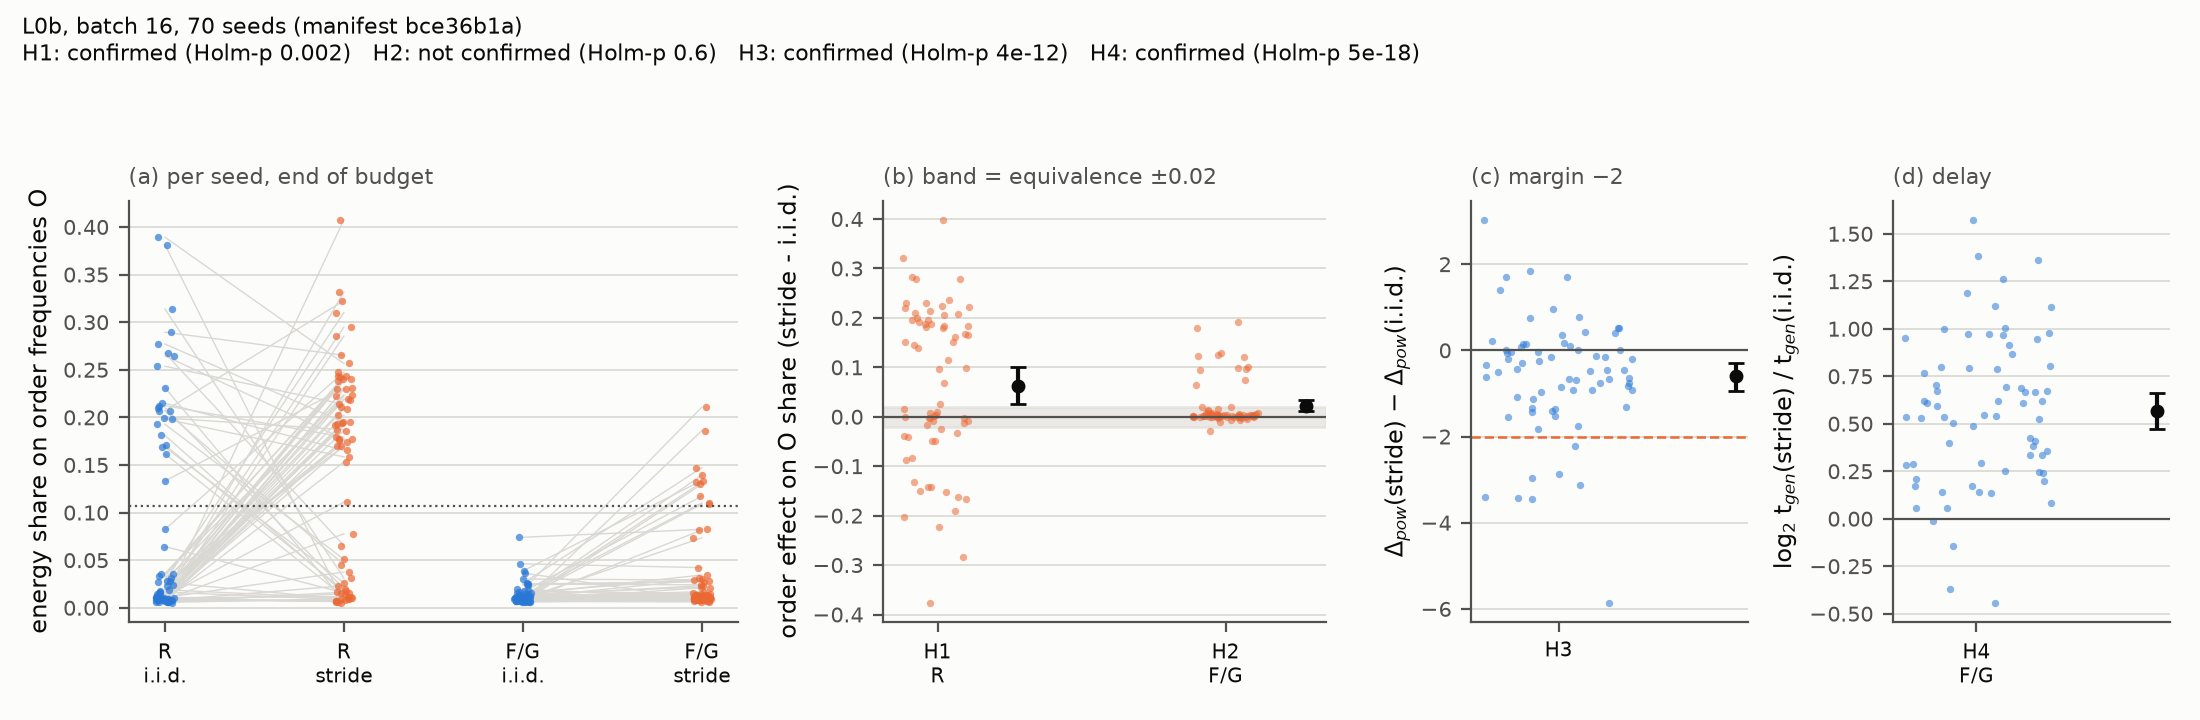

Here is the Python script that generated this plot:
"""Figure 17 (draft; paper Section 6 and appendix J): L0b confirmation - set composition against a fixed data order in the
long-epoch regime (add 113, AdamW, batch 16, weight decay 0.1, 30 000 steps; 70 fresh seeds, frozen manifest bce36b1a).
(a) energy share on the stride-order frequencies O = {11, 12, 22, 23, 34, 45} per seed, i.i.d. vs stride order, for the random
split R and the engineered splits (F/G mean); chance 6/56. (b) paired order effects x_H1 (R) and x_H2 (F/G) with the registered
equivalence band +-0.02 for H2. (c) x_H3 = steering Delta_pow(stride) - Delta_pow(iid) with the non-inferiority margin -2.
(d) x_H4 = mean over F/G of log2 t_gen(stride) / t_gen(iid) (runs that never generalise censored at the budget).
Means and 95 % CIs are taken from the frozen analysis (lab/confirm/L0b_summary.json, bootstrap rng 21); verdicts are the
registered Holm-family verdicts. Written in session 65 (2026-10-01, ~00:55 Berlin) BEFORE any L0b result was looked at.
  python lab/paper/figures/fig17_l0b_set_vs_order.py            # real data -> fig17_l0b_set_vs_order.png/.svg
  python lab/paper/figures/fig17_l0b_set_vs_order.py --demo     # synthetic numbers, writes only to a temp dir (code check)
"""
from __future__ import annotations

import json
import sys
import tempfile
from pathlib import Path

import matplotlib

matplotlib.use("Agg")
import matplotlib.pyplot as plt  # noqa: E402
import numpy as np  # noqa: E402

HERE = Path(__file__).resolve().parent
LAB = HERE.parents[1]
C1, C2, INK, MUTED, SURFACE, GRID = "#2a78d6", "#eb6834", "#0b0b0b", "#52514e", "#fcfcfb", "#d9d8d3"
CHANCE_O = 6 / 56
DELTA, H3_MARGIN = 0.02, 2.0          # as registered in lab/tools/confirm_l0b.py
VERDICT_EN = {"bestätigt": "confirmed", "nicht bestätigt": "not confirmed"}


def style(a: plt.Axes) -> None:
    a.set_facecolor(SURFACE)
    a.grid(axis="y", color=GRID, linewidth=0.6)
    a.set_axisbelow(True)
    for side in ("top", "right"):
        a.spines[side].set_visible(False)
    for side in ("left", "bottom"):
        a.spines[side].set_color(MUTED)
    a.tick_params(colors=MUTED, labelsize=7.5)


def demo_summary() -> dict:
    rng = np.random.default_rng(0)
    rows = []
    for s in range(70):
        o_r, o_fg = CHANCE_O + rng.normal(0, 0.01), 0.05 + rng.normal(0, 0.01)
        r = {"seed": 3730 + s, "technical": False, "o_R_iid16w": o_r, "o_R_stride16w": o_r + 0.03 + rng.normal(0, 0.02),
             "o_FG_iid16w": o_fg, "o_FG_stride16w": o_fg + rng.normal(0, 0.01)}
        r.update({"x_H1": r["o_R_stride16w"] - o_r, "x_H2": r["o_FG_stride16w"] - o_fg,
                  "x_H3": rng.normal(-0.3, 1.0), "x_H4": rng.normal(0.4, 0.5)})
        rows.append(r)
    hyp: dict = {"n": 70}
    for h in ("H1", "H2", "H3", "H4"):
        x = np.array([r[f"x_{h}"] for r in rows])
        m = rng.choice(x, (4000, len(x)), replace=True).mean(1)
        hyp[h] = {"mean": float(x.mean()), "ci95": [float(np.quantile(m, 0.025)), float(np.quantile(m, 0.975))],
                  "p_holm": 0.01, "verdict": "bestätigt"}
    return {"manifest_commit": "DEMO", "hypotheses": hyp, "rows": rows}


def strip(ax: plt.Axes, j: float, x: np.ndarray, h: dict | None, col: str, rng: np.random.Generator) -> None:
    ax.scatter(j + rng.uniform(-0.12, 0.12, len(x)), x, s=7, color=col, alpha=0.55, zorder=2, linewidths=0)
    if h and "ci95" in h:
        lo, hi = h["ci95"]
        ax.errorbar(j + 0.28, h["mean"], yerr=[[h["mean"] - lo], [hi - h["mean"]]], fmt="o", color=INK, markersize=4, capsize=3, zorder=3)


def label(h: dict | None, name: str) -> str:
    if not h or "verdict" not in h:
        return f"{name}: not evaluable"
    return f"{name}: {VERDICT_EN.get(h['verdict'], h['verdict'])} (Holm-p {h['p_holm']:.1g})"


def plot(summ: dict, out_dir: Path, tag: str = "") -> None:
    rows = [r for r in summ["rows"] if not r.get("technical")]
    hyp = summ["hypotheses"]
    rng = np.random.default_rng(11)   # jitter only
    fig, axs = plt.subplots(1, 4, figsize=(11.0, 3.6), gridspec_kw={"width_ratios": [2.2, 1.6, 1, 1]}, facecolor=SURFACE)
    for a in axs:
        style(a)
    ax, bx, cx, dx = axs
    cols = (("o_R_iid16w", C1), ("o_R_stride16w", C2), ("o_FG_iid16w", C1), ("o_FG_stride16w", C2))
    for r in rows:
        for k in (0, 2):
            ax.plot([k, k + 1], [r[cols[k][0]], r[cols[k + 1][0]]], color=GRID, linewidth=0.5, zorder=1)
    for j, (key, col) in enumerate(cols):
        v = np.array([r[key] for r in rows], float)
        ax.scatter(np.full(len(v), j) + rng.uniform(-0.05, 0.05, len(v)), v, s=7, color=col, alpha=0.7, zorder=2, linewidths=0)
    ax.axhline(CHANCE_O, color=MUTED, linewidth=0.8, linestyle=":")
    ax.set_xticks(range(4), ["R\ni.i.d.", "R\nstride", "F/G\ni.i.d.", "F/G\nstride"], fontsize=7.2, color=INK)
    ax.set_ylabel("energy share on order frequencies O", fontsize=8.5, color=INK)
    ax.set_title("(a) per seed, end of budget", fontsize=8, color=MUTED, loc="left")
    bx.axhspan(-DELTA, DELTA, color=GRID, alpha=0.5, zorder=0)
    for j, h in enumerate(("H1", "H2")):
        strip(bx, j, np.array([r[f"x_{h}"] for r in rows], float), hyp.get(h), C2, rng)
    bx.axhline(0, color=MUTED, linewidth=0.8)
    bx.set_xticks([0, 1], ["H1\nR", "H2\nF/G"], fontsize=7.2, color=INK)
    bx.set_ylabel("order effect on O share (stride - i.i.d.)", fontsize=8.5, color=INK)
    bx.set_title("(b) band = equivalence ±0.02", fontsize=8, color=MUTED, loc="left")
    strip(cx, 0, np.array([r["x_H3"] for r in rows], float), hyp.get("H3"), C1, rng)
    cx.axhline(0, color=MUTED, linewidth=0.8)
    cx.axhline(-H3_MARGIN, color=C2, linewidth=0.9, linestyle="--")
    cx.set_xticks([0], ["H3"], fontsize=7.2, color=INK)
    cx.set_ylabel(r"$\Delta_{pow}$(stride) $-$ $\Delta_{pow}$(i.i.d.)", fontsize=8.5, color=INK)
    cx.set_title("(c) margin −2", fontsize=8, color=MUTED, loc="left")
    strip(dx, 0, np.array([r["x_H4"] for r in rows], float), hyp.get("H4"), C1, rng)
    dx.axhline(0, color=MUTED, linewidth=0.8)
    dx.set_xticks([0], ["H4\nF/G"], fontsize=7.2, color=INK)
    dx.set_ylabel(r"log$_2$ t$_{gen}$(stride) / t$_{gen}$(i.i.d.)", fontsize=8.5, color=INK)
    dx.set_title("(d) delay", fontsize=8, color=MUTED, loc="left")
    n = hyp.get("n", len(rows))
    head = f"L0b, batch 16, {n} seeds (manifest {str(summ.get('manifest_commit', '?'))[:8]})"
    if hyp.get("verdict") == "nicht auswertbar":
        head += " - NOT EVALUABLE"
    lines = "   ".join(label(hyp.get(h), h) for h in ("H1", "H2", "H3", "H4"))
    fig.suptitle(f"{tag}{head}\n{lines}", fontsize=8, color=INK, x=0.01, ha="left")
    fig.tight_layout(rect=(0, 0, 1, 0.93))
    for ext in ("png", "svg"):
        fig.savefig(out_dir / f"fig17_l0b_set_vs_order.{ext}", dpi=200, facecolor=SURFACE)
    plt.close(fig)


def main() -> None:
    if sys.argv[1:] == ["--demo"]:
        with tempfile.TemporaryDirectory() as tmp:
            plot(demo_summary(), Path(tmp), "DEMO (synthetic numbers) - ")
            print("[fig17] demo ok (nothing written to the repo)")
        return
    src = LAB / "confirm/L0b_summary.json"
    if not src.exists():
        raise SystemExit(f"[fig17] {src} missing: run confirm_l0b.py --analyze first")
    plot(json.loads(src.read_text(encoding="utf-8")), HERE)
    print("[fig17] written")


if __name__ == "__main__":
    main()
